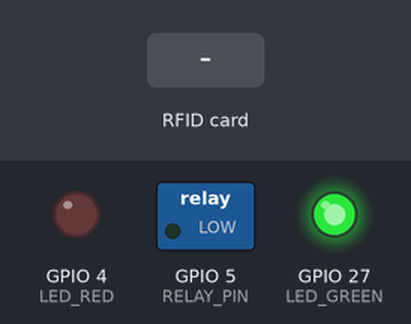
A sketch run on a simulated ESP32. On the bench: switched loads named in the sketch (green lamp = pin HIGH), output pins drawn as LEDs (lit = HIGH). Dashed ring = blinking. The inputs (shaded band) are chosen by the test bench. WiFi joins after 1.5 s; servers stay silent unless stated; uploads are accepted with an empty reply; what the sketch prints to the serial monitor is not drawn.

Above: at 2.7 s.
At 4.7 s:
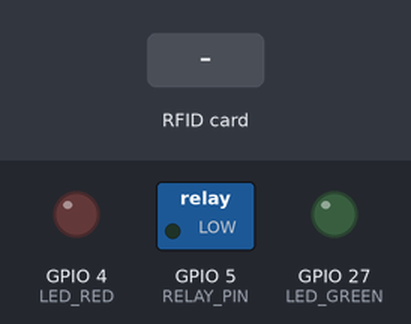
4.8 s: RFID card 5E 7A 19 C4 held to the reader
At 5.18 s:
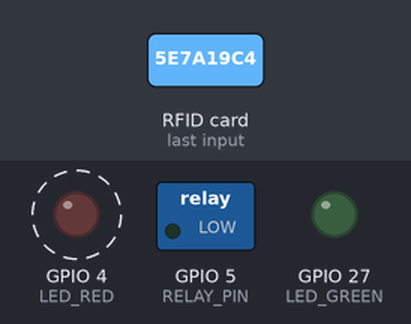
Timing chart, 0 to 7.8 s (numbered marks = the images above; inputs shaded):
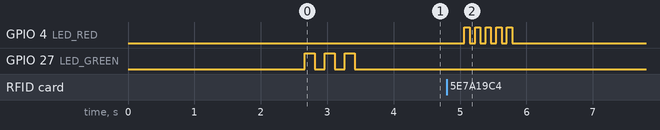

Measured:
- after the input at 4.8 s, GPIO 4 (LED_RED): alternates HIGH for 0.08 s and LOW for 0.08 s, 10 changes in all, then stays LOW, starting after 0.27 s

The sketch:

espAccessV2.ino
```cpp
/*
 * ESP32 WROOM RFID Access Control for MSYK Membership System
 *
 * Hardware:
 * - ESP32 WROOM Module
 * - MFRC522 RFID Reader
 *
 * MFRC522 Wiring to ESP32:
 * SDA/SS  -> GPIO 21
 * SCK     -> GPIO 18
 * MOSI    -> GPIO 23
 * MISO    -> GPIO 19
 * IRQ     -> Not connected
 * GND     -> GND
 * RST     -> GPIO 22
 * 3.3V    -> 3.3V
 */

#include <WiFi.h>
#include <WiFiClientSecure.h>
#include <HTTPClient.h>
#include <SPI.h>
#include <MFRC522.h>
#include <ArduinoJson.h>
#include <set>

// Store active users in memory to prevent multiple enter reads
std::set<String> activeCards;

// WiFi credentials
const char* ssid = "MakerspaceYK";
const char* password = "after8pub";

// Server configuration
const char* serverUrl = "https://my.makerspaceyk.com";  // Replace with your server URL (e.g., https://msyk.example.com)
const char* apiEndpoint = "/access";                    // API endpoint for access control (note: NOT /api/access)

// JWT Access Token - This is generated by your server and contains the type and tag for this device
// The JWT should be signed with your JWT_SECRET and contain: { type: "door", tag: "main_entrance" }
// Generate this on your server using: jwt.sign({ type: "door", tag: "main_entrance" }, process.env.JWT_SECRET, { algorithm: "HS256" })
const char* accessToken = "eyJhbGciOiJIUzI1NiIsInR5cCI6IkpXVCJ9.eyJpc0Rvb3IiOnRydWUsInR5cGUiOiJEb29yIiwidGFnIjoic2lnbl9pbl9raW9zayIsImlhdCI6MTc2MTM0OTc3NH0.Uq8_Mc1zfmVsE5Tm04chHbWus4jnHtfKzEb4cqwiovU";

// RFID pins
#define RST_PIN 22
#define SS_PIN  21

// Status LED pins (optional - use RGB LED for better feedback)
#define LED_GREEN 27   // Built-in LED or external green LED
#define LED_RED 4     // External red LED (optional)

// Door/Lock control
#define RELAY_PIN 5   // Relay to control door lock/strike

// Create MFRC522 instance
MFRC522 mfrc522(SS_PIN, RST_PIN);

// WiFi client for HTTPS
WiFiClientSecure client;

void setup() {
  Serial.begin(115200);
  delay(1000);

  Serial.println("\n\n===========================================");
  Serial.println("MSYK ESP32 RFID Access Control System");
  Serial.println("===========================================\n");

  // Initialize pins
  pinMode(LED_GREEN, OUTPUT);
  pinMode(LED_RED, OUTPUT);
  pinMode(RELAY_PIN, OUTPUT);
  digitalWrite(LED_GREEN, LOW);
  digitalWrite(LED_RED, LOW);
  digitalWrite(RELAY_PIN, LOW);

  // Initialize SPI bus
  SPI.begin();

  // Initialize MFRC522
  mfrc522.PCD_Init();
  delay(100);
  mfrc522.PCD_DumpVersionToSerial();
  Serial.println("\n RFID Reader initialized");
  Serial.println("Waiting for cards...\n");

  // Connect to WiFi
  connectWiFi();

  // Configure HTTPS client
  // IMPORTANT: For production, load the actual root CA certificate
  // For testing/development, you can use insecure mode
  client.setInsecure();  // Skip certificate validation (ONLY for testing!)

  // To use proper SSL certificate validation, use:
  // client.setCACert(root_ca);  // Uncomment and provide your CA certificate

  Serial.println(" System ready\n");

  blinkLED(LED_GREEN, 3, 150);  // Indicate ready status
}

void loop() {
  // Check WiFi connection
  if (WiFi.status() != WL_CONNECTED) {
    Serial.println("⚠ WiFi disconnected. Reconnecting...");
    digitalWrite(LED_RED, HIGH);
    connectWiFi();
    digitalWrite(LED_RED, LOW);
  }

  // Look for new cards
  if (!mfrc522.PICC_IsNewCardPresent()) {
    delay(50);
    return;
  }

  // Select one of the cards
  if (!mfrc522.PICC_ReadCardSerial()) {
    delay(50);
    return;
  }

  // Get UID as hex string (uppercase)
  String accessCardId = getRFIDString();
  Serial.println("\n========================================");
  Serial.println("Card detected!");
  Serial.print("Access Card ID: ");
  Serial.println(accessCardId);
  Serial.println("========================================");

  String state = activeCards.count(accessCardId) > 0 ? "exit" : "enter";
  Serial.print("Detected state: ");
  Serial.println(state);

  // Check access with server
  bool accessGranted = checkAccess(accessCardId, state);

  if (accessGranted) {
    if (state == "enter") {
        activeCards.insert(accessCardId);
        Serial.println("\n✓✓✓ ENTRY GRANTED ✓✓✓\n");
    } else {
        activeCards.erase(accessCardId);
        Serial.println("\n✓✓✓ EXIT GRANTED ✓✓✓\n");
    }
    grantAccess();
} else {
    activeCards.erase(accessCardId);
    Serial.println("\n✗✗✗ ACCESS DENIED ✗✗✗\n");
    denyAccess();
}

  // Halt PICC and stop crypto
  mfrc522.PICC_HaltA();
  mfrc522.PCD_StopCrypto1();

  // Prevent multiple reads of same card
  // Wait for card to be removed
  Serial.println("Remove card...");
  while (mfrc522.PICC_IsNewCardPresent()) {
    delay(100);
  }
  delay(1000);  // Additional delay before accepting next card
}

void connectWiFi() {
  Serial.print("Connecting to WiFi");
  WiFi.begin(ssid, password);

  int attempts = 0;
  while (WiFi.status() != WL_CONNECTED && attempts < 40) {
    delay(500);
    Serial.print(".");
    attempts++;
  }

  if (WiFi.status() == WL_CONNECTED) {
    Serial.println("\n✓ WiFi connected!");
    Serial.print("IP address: ");
    Serial.println(WiFi.localIP());
    Serial.print("Signal strength: ");
    Serial.print(WiFi.RSSI());
    Serial.println(" dBm\n");
  } else {
    Serial.println("\n✗ WiFi connection failed!");
    Serial.println("Restarting ESP32...\n");
    delay(3000);
    ESP.restart();
  }
}

String getRFIDString() {
  String uid = "";
  for (byte i = 0; i < mfrc522.uid.size; i++) {
    if (mfrc522.uid.uidByte[i] < 0x10) {
      uid += "0";
    }
    uid += String(mfrc522.uid.uidByte[i], HEX);
  }
  uid.toUpperCase();  // Server expects uppercase hex
  return uid;
}

bool checkAccess(String accessCardId, String state) {
  if (WiFi.status() != WL_CONNECTED) {
    Serial.println("✗ Error: No WiFi connection");
    return false;
  }

  HTTPClient https;
  String url = String(serverUrl) + apiEndpoint;

  Serial.println("Verifying access with server...");
  Serial.print("URL: ");
  Serial.println(url);

  https.begin(client, url);
  https.addHeader("Content-Type", "application/x-www-form-urlencoded");
  https.setTimeout(10000);  // 10 second timeout

  // Create form data payload (application/x-www-form-urlencoded)
  // Initial state is 'enter' - server will verify permissions
  String postData = "accessCardId=" + accessCardId +
                    "&accessToken=" + String(accessToken) +
                    "&state=" + state;

  Serial.println("Sending request...");

  // Send POST request
  int httpResponseCode = https.POST(postData);

  bool accessGranted = false;

  if (httpResponseCode > 0) {
    String response = https.getString();
    Serial.print("HTTP Response code: ");
    Serial.println(httpResponseCode);
    Serial.print("Response: ");
    Serial.println(response);

    if (httpResponseCode == 200) {
      // Parse JSON response
      StaticJsonDocument<512> responseDoc;
      DeserializationError error = deserializeJson(responseDoc, response);

      if (!error) {
        bool success = responseDoc["success"] | false;
        const char* message = responseDoc["message"] | "Unknown response";

        Serial.print("Success: ");
        Serial.println(success ? "true" : "false");
        Serial.print("Message: ");
        Serial.println(message);

        if (success) {
          accessGranted = true;

          // Extract user info from the decoded JWT data if available
          if (responseDoc.containsKey("data")) {
            const char* type = responseDoc["data"]["type"] | "unknown";
            const char* tag = responseDoc["data"]["tag"] | "unknown";

            Serial.println("\nAccess Details:");
            Serial.print("  Type: ");
            Serial.println(type);
            Serial.print("  Tag: ");
            Serial.println(tag);
          }
        } else {
          Serial.print("Denial reason: ");
          Serial.println(message);
        }
      } else {
        Serial.print("✗ JSON parsing error: ");
        Serial.println(error.c_str());
      }
    } else {
      Serial.println("✗ Server returned non-200 status");
    }
  } else {
    Serial.print("✗ HTTP Error: ");
    Serial.println(httpResponseCode);
    Serial.println(https.errorToString(httpResponseCode));
  }

  https.end();

  // No need to send second request - server logs on first request
  return accessGranted;
}

void grantAccess() {
  // Unlock door
  digitalWrite(RELAY_PIN, HIGH);

  // Green LED success pattern
  for (int i = 0; i < 3; i++) {
    digitalWrite(LED_GREEN, HIGH);
    delay(100);
    digitalWrite(LED_GREEN, LOW);
    delay(100);
  }

  // Optional: Add piezo buzzer for audio feedback
  // tone(BUZZER_PIN, 1000, 200);  // Success beep

  Serial.println("Door unlocked for 5 seconds...");

  // Keep door unlocked for 5 seconds
  delay(5000);

  // Lock door
  digitalWrite(RELAY_PIN, LOW);
  Serial.println("Door locked.");
}

void denyAccess() {
  // Red LED denial pattern
  digitalWrite(LED_RED, HIGH);
  for (int i = 0; i < 5; i++) {
    digitalWrite(LED_RED, HIGH);
    delay(80);
    digitalWrite(LED_RED, LOW);
    delay(80);
  }

  // Optional: Add piezo buzzer for audio feedback
  // tone(BUZZER_PIN, 400, 100);  // Error beep
  // delay(150);
  // tone(BUZZER_PIN, 400, 100);  // Error beep
}

void blinkLED(int pin, int times, int duration) {
  for (int i = 0; i < times; i++) {
    digitalWrite(pin, HIGH);
    delay(duration);
    digitalWrite(pin, LOW);
    delay(duration);
  }
}
```
